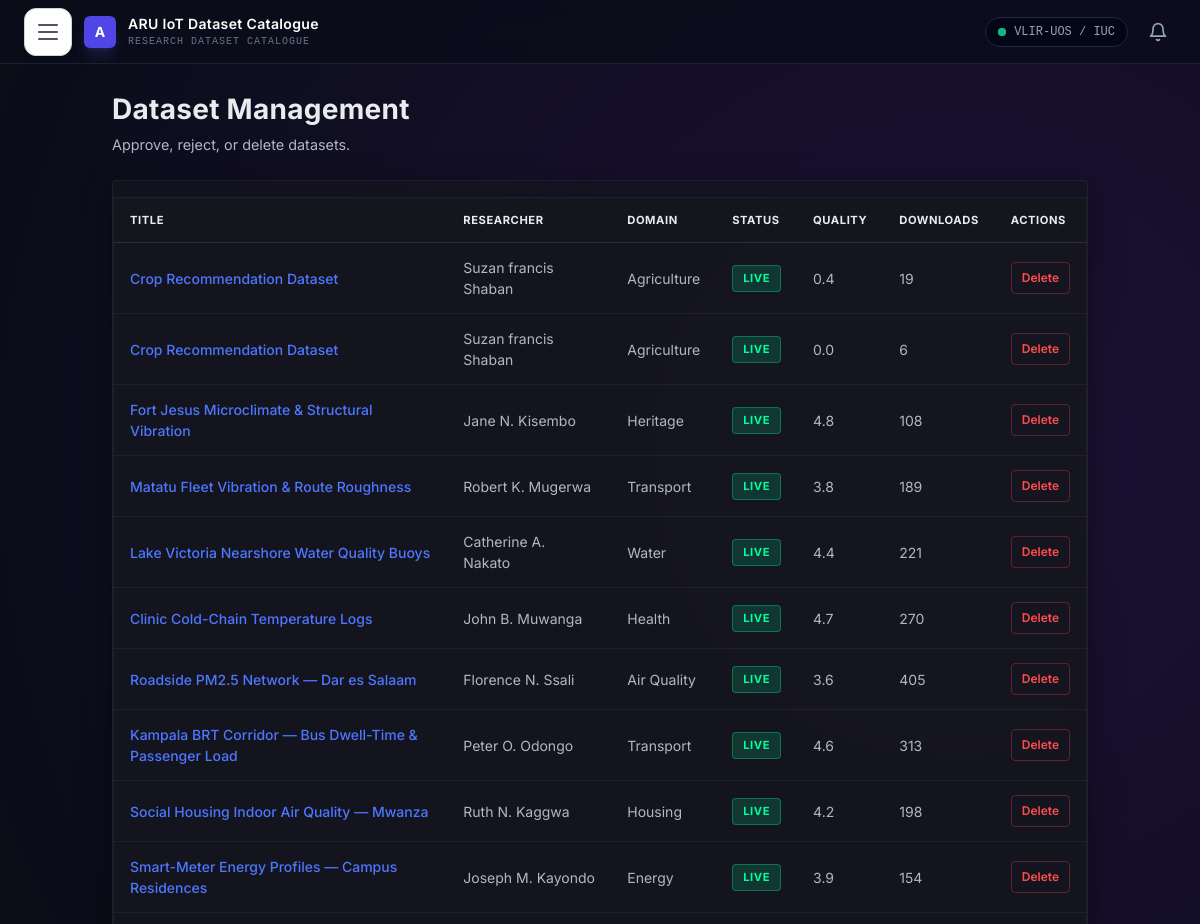
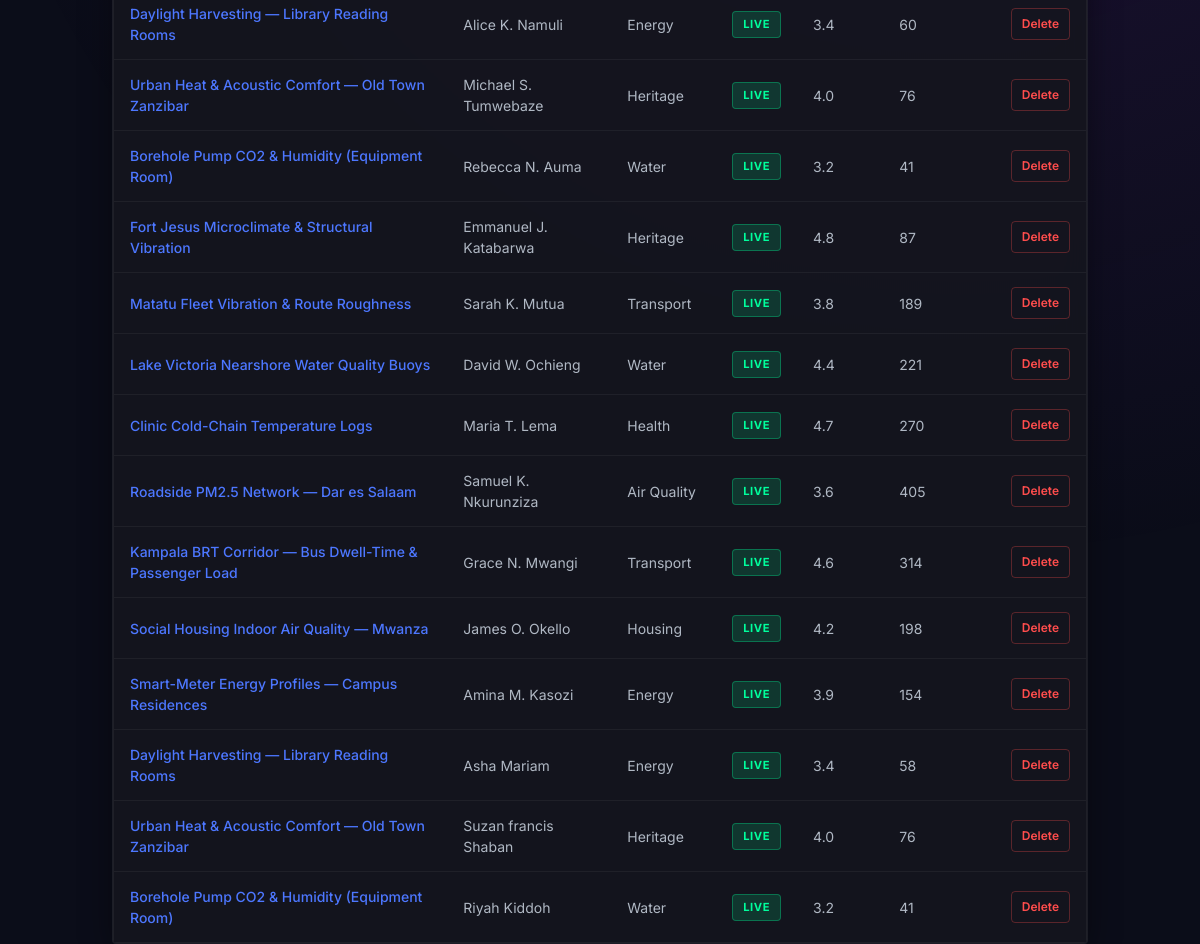
Page /portal-admin/datasets/ (signed in, upper part) on the earlier database version (2 pictures, top to bottom).
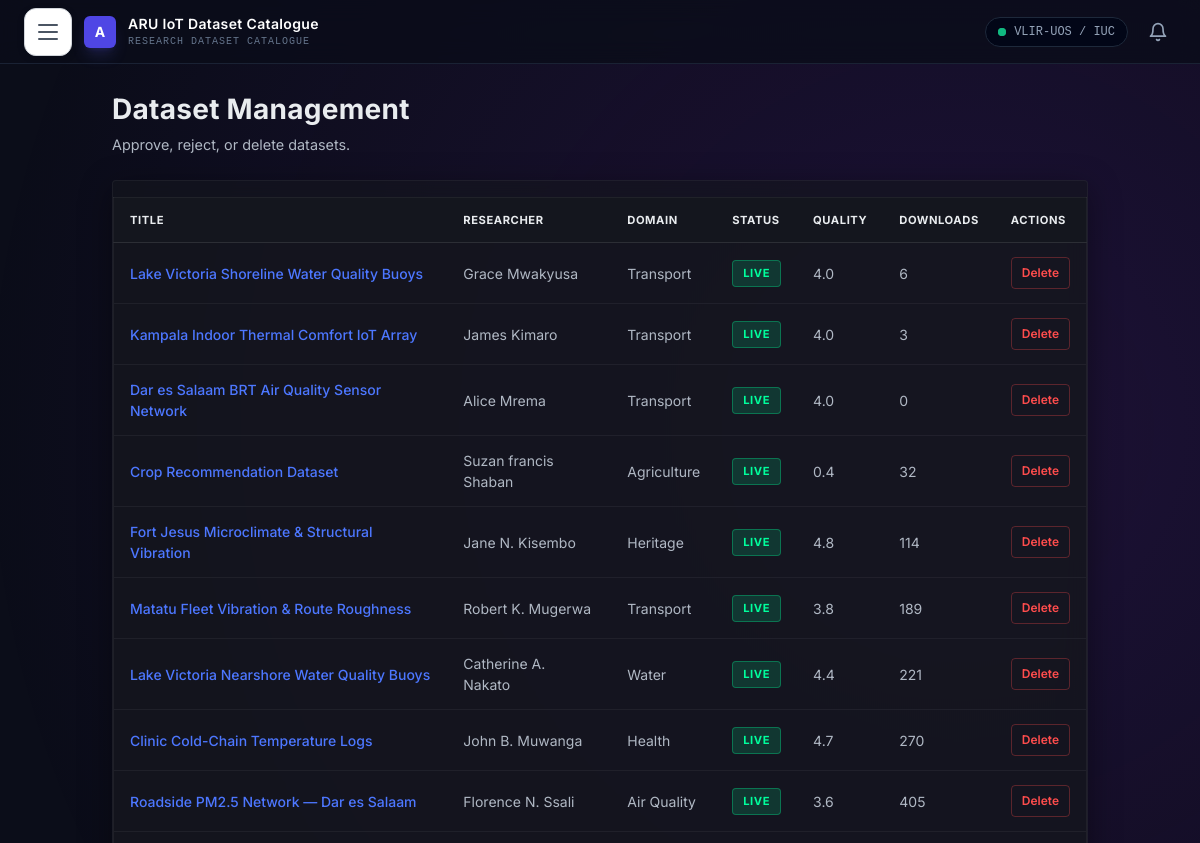
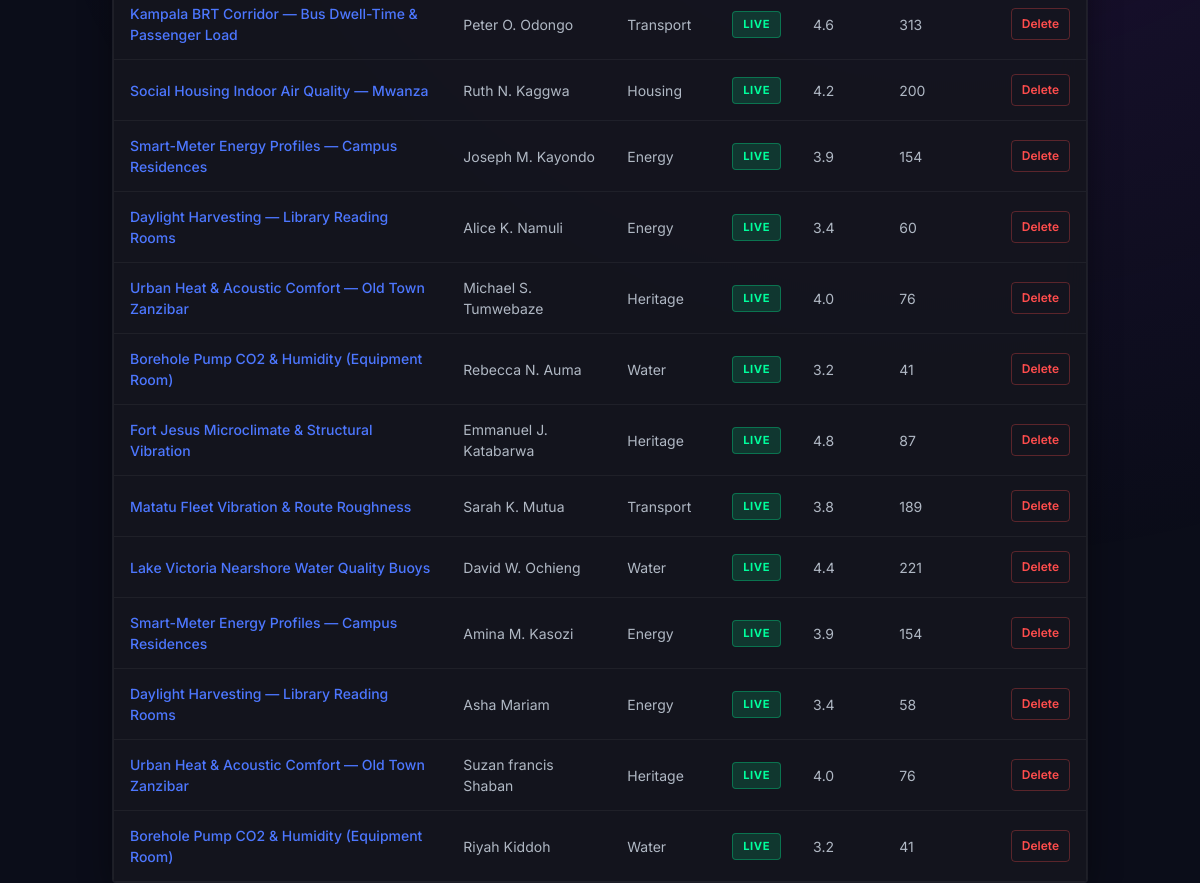
Same page on the later database version (2 pictures, top to bottom).
### catalogue/models.py (models this page shows, shortened)
class Dataset(models.Model):
    STATUS_CHOICES = [
        ('draft', 'Draft'),
        ('pending', 'Pending Review'),
        ('live', 'Live'),
    ]
    SENSOR_TYPE_CHOICES = [
        ('Temperature', 'Temperature'),
        ('Humidity', 'Humidity'),
        ('Air Quality', 'Air Quality'),
        ('Water Quality', 'Water Quality'),
        ('Energy', 'Energy'),
        ('Motion', 'Motion'),
        ('Sound', 'Sound'),
        ('Light', 'Light'),
        ('Other', 'Other'),
    ]
    OUTPUT_FORMAT_CHOICES = [
        ('CSV', 'CSV'),
        ('JSON', 'JSON'),
        ('Parquet', 'Parquet'),
        ('XML', 'XML'),
        ('Other', 'Other'),
    ]
    LICENSE_CHOICES = [
        ('CC BY 4.0', 'CC BY 4.0'),
        ('CC0', 'CC0'),
        ('CC BY-SA 4.0', 'CC BY-SA 4.0'),
        ('MIT', 'MIT'),
        ('Other', 'Other'),
    ]
    title = models.CharField(max_length=255, blank=True)
    description = models.TextField(blank=True)
    researcher = models.ForeignKey(User, on_delete=models.CASCADE, related_name='datasets')
    lead_researcher = models.CharField(max_length=255, blank=True, help_text='Name to display as the lead researcher for this dataset.')
    domain = models.ForeignKey(Domain, on_delete=models.PROTECT, related_name='datasets')
    sensor_type = models.CharField(max_length=100, choices=SENSOR_TYPE_CHOICES, blank=True)
    iuc_project_code = models.CharField(max_length=100, blank=True)
    output_format = models.CharField(max_length=20, choices=OUTPUT_FORMAT_CHOICES, default='CSV')
    location = models.CharField(max_length=255, blank=True)
    update_frequency = models.CharField(max_length=50, blank=True)
    start_date = models.DateField(null=True, blank=True)
    end_date = models.DateField(null=True, blank=True)
    units_of_measurement = models.CharField(max_length=100, blank=True)
    quality_score = models.DecimalField(
        max_digits=3,
        decimal_places=2,
        default=0.00,
        validators=[MinValueValidator(0), MaxValueValidator(5)]
    )
    license = models.CharField(max_length=100, choices=LICENSE_CHOICES, default='CC BY 4.0')
    download_link = models.URLField(null=True, blank=True)
    department = models.CharField(max_length=100, blank=True)
    data_file = models.FileField(upload_to='datasets/', blank=True, null=True)
    doi = models.CharField(max_length=100, blank=True, null=True)
    status = models.CharField(max_length=10, choices=STATUS_CHOICES, default='draft')
    download_count = models.PositiveIntegerField(default=0)
    created_at = models.DateTimeField(auto_now_add=True)
    class Meta:
        ordering = ['-created_at']

class Domain(models.Model):
    name = models.CharField(max_length=100, unique=True)
    slug = models.SlugField(max_length=100, unique=True)
    description = models.TextField(blank=True)
    is_active = models.BooleanField(default=True)
    class Meta:
        ordering = ['name']

### catalogue/views.py (the view)
    def wrapper(request, *args, **kwargs):
        if not request.user.is_authenticated:
            return redirect('login')
        if not (request.user.is_staff or request.user.is_superuser or getattr(request.user, 'role', None) == 'Admin'):
            return render(request, '403.html', status=403)
        return view_func(request, *args, **kwargs)

### catalogue/views.py (called while the page is built, shortened)
def admin_required(view_func):
    def wrapper(request, *args, **kwargs):
        if not request.user.is_authenticated:
            return redirect('login')
        if not (request.user.is_staff or request.user.is_superuser or getattr(request.user, 'role', None) == 'Admin'):
            return render(request, '403.html', status=403)
        return view_func(request, *args, **kwargs)
    return wrapper

@admin_required
def admin_dataset_management(request):
    datasets = Dataset.objects.all().select_related('domain', 'researcher').order_by('-created_at')
    status_filter = request.GET.get('status', '').strip()
    if status_filter:
        datasets = datasets.filter(status=status_filter)
    context = {
        'datasets': datasets,
        'status_filter': status_filter,
        'status_choices': Dataset.STATUS_CHOICES,
    }
    return render(request, 'admin_dataset_management.html', context)

### iot_portal/context_processors.py (called while the page is built)
def general_settings(request):
    from catalogue.models import SystemSetting
    settings_qs = SystemSetting.objects.filter(category='general')
    settings_map = {s.key: s.value for s in settings_qs}
    return {
        'general_settings': settings_map,
    }

### catalogue/templates/admin_dataset_management.html (shortened to what this page needs)
{% extends 'base.html' %}
{% block content %}
<div style="margin-top:24px; margin-bottom:40px; max-width:1200px; margin-left:auto; margin-right:auto;">
    <div style="margin-bottom:24px; display:flex; justify-content:space-between; align-items:flex-start; flex-wrap:wrap; gap:12px;">
        <div>
            <h1 style="font-size:1.75rem; font-weight:700; letter-spacing:0.01em;">Dataset Management</h1>
            <p style="font-size:0.9rem; color:var(--text-secondary); margin-top:4px;">Approve, reject, or delete datasets.</p>
        </div>
    </div>
    <div class="glass-panel" style="padding:0; overflow:hidden;">
        <div style="overflow-x:auto;">
            <table class="cyber-data-table">
                <thead>
                    <tr>
                        <th>Title</th>
                        <th>Researcher</th>
                        <th>Domain</th>
                        <th>Status</th>
                        <th>Quality</th>
                        <th>Downloads</th>
                        <th>Actions</th>
                    </tr>
                </thead>
                <tbody>
                    {% for ds in datasets %}
                    <tr class="log-row">
                        <td><a href="{% url 'dataset_detail' ds.id %}" style="color:var(--accent-indigo); text-decoration:none; font-weight:500;">{{ ds.title|default:"Untitled" }}</a></td>
                        <td>{{ ds.researcher.get_full_name|default:ds.researcher.username }}</td>
                        <td>{{ ds.domain.name }}</td>
                        <td>
                            {% if ds.status == 'live' %}
                            <span class="type-tag" style="background:rgba(0,255,157,0.15); color:var(--accent-mint); border:1px solid rgba(0,255,157,0.3);">Live</span>
                            {% elif ds.status == 'pending' %}
                            <span class="type-tag" style="background:rgba(255,193,7,0.15); color:var(--accent-gold); border:1px solid rgba(255,193,7,0.3);">Pending</span>
                            {% elif ds.status == 'draft' %}
                            <span class="type-tag" style="background:rgba(148,163,184,0.15); color:var(--text-secondary); border:1px solid rgba(148,163,184,0.3);">Draft</span>
                            {% endif %}
                        </td>
                        <td>{{ ds.quality_score|floatformat:1 }}</td>
                        <td>{{ ds.download_count }}</td>
                        <td>
                            <form method="post" style="display:flex; gap:4px; flex-wrap:wrap;">
                                <button type="submit" name="action" value="delete" class="btn btn-outline" style="padding:6px 10px; font-size:0.75rem; color:var(--accent-red); border-color:rgba(255,77,77,0.3);" onclick="return confirm('Are you sure you want to delete this dataset?');">Delete</button>
                            </form>
                        </td>
                    </tr>
                    {% empty %}
                    <tr>
                        <td colspan="7" style="text-align:center; padding:40px; color:var(--text-secondary);">No datasets found.</td>
                    </tr>
                    {% endfor %}
                </tbody>
            </table>
        </div>
    </div>
</div>
{% endblock %}

Differences in the rows shown:
removed Dataset: title "Crop Recommendation Dataset", researcher.get_full_name "Suzan francis Shaban", domain.name "Agriculture", status "LIVE", quality_score "0.0", download_count "6"
removed Dataset: title "Clinic Cold-Chain Temperature Logs", researcher.get_full_name "Maria T. Lema", domain.name "Health", status "LIVE", quality_score "4.7", download_count "270"
removed Dataset: title "Roadside PM2.5 Network — Dar es Salaam", researcher.get_full_name "Samuel K. Nkurunziza", domain.name "Air Quality", status "LIVE", quality_score "3.6", download_count "405"
removed Dataset: title "Kampala BRT Corridor — Bus Dwell-Time & Passenger Load", researcher.get_full_name "Grace N. Mwangi", domain.name "Transport", status "LIVE", quality_score "4.6", download_count "314"
removed Dataset: title "Social Housing Indoor Air Quality — Mwanza", researcher.get_full_name "James O. Okello", domain.name "Housing", status "LIVE", quality_score "4.2", download_count "198"
added Dataset: title "Lake Victoria Shoreline Water Quality Buoys", researcher.get_full_name "Grace Mwakyusa", domain.name "Transport", status "LIVE", quality_score "4.0", download_count "6"
added Dataset: title "Kampala Indoor Thermal Comfort IoT Array", researcher.get_full_name "James Kimaro", domain.name "Transport", status "LIVE", quality_score "4.0", download_count "3"
added Dataset: title "Dar es Salaam BRT Air Quality Sensor Network", researcher.get_full_name "Alice Mrema", domain.name "Transport", status "LIVE", quality_score "4.0", download_count "0"
changed Dataset "Crop Recommendation Dataset": download_count "19" → "32"
changed Dataset "Jane N. Kisembo": download_count "108" → "114"
changed Dataset "Social Housing Indoor Air Quality — Mwanza": download_count "198" → "200"
